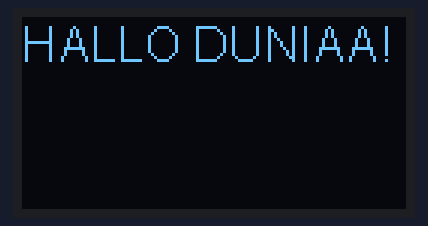
Simulated run of this sketch. Board: ESP8266 (NodeMCU). Parts: 128×64 one-colour display.

Above: at 0.1 s.

The sketch:

default.ino
```cpp
#include <Wire.h>              // Library untuk komunikasi I2C
#include <SSD1306Wire.h>        // Library untuk OLED SSD1306

SSD1306Wire display(0x3C, D2, D1);  // Inisialisasi objek display: Alamat I2C 0x3C, SDA di pin D2, SCL di pin D1

void setup() {
  display.init();               // Inisialisasi OLED
  display.flipScreenVertically(); // Memutar tampilan layar secara vertikal (180 derajat)
  display.clear();              // Menghapus layar OLED sebelum menampilkan teks baru
  display.setFont(ArialMT_Plain_16);  // Menentukan font untuk teks (ukuran 16)
  display.drawString(0, 0, "HALLO DUNIAA!");  // Menampilkan teks pada posisi (0, 0) di layar OLED
  display.display();            // Memperbarui tampilan OLED dengan teks yang telah digambar
}

void loop() {
  // Tidak ada proses yang perlu dijalankan dalam loop
}
```
